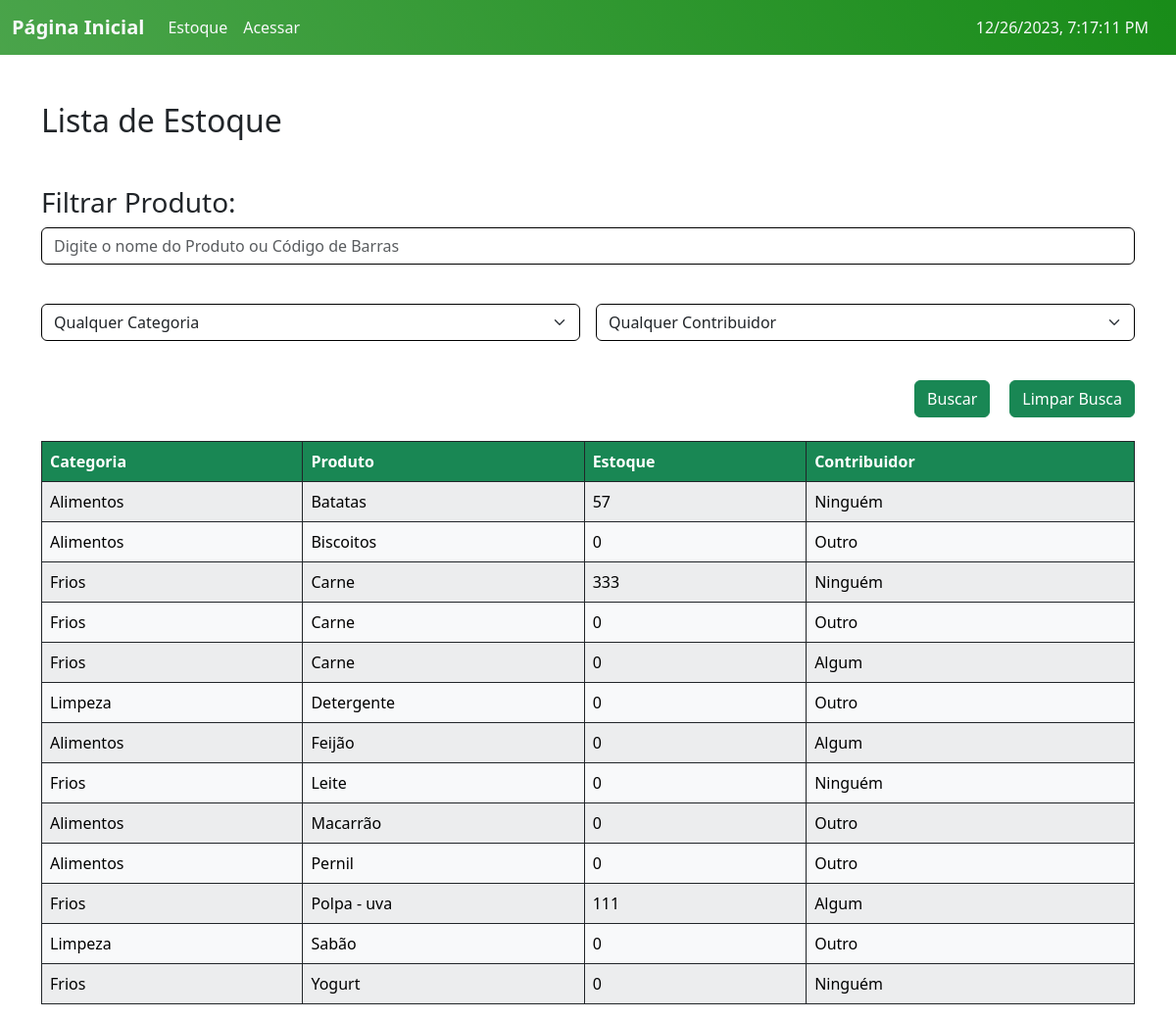
/Estoque/, run on the app's committed database.
### ABSJ/models.py (models this page shows, shortened)
class Produto(models.Model):
    user = models.ForeignKey(User, on_delete=models.CASCADE)
    categoria = models.ForeignKey(Categoria, on_delete=models.CASCADE, null=True)
    contribuidor = models.ForeignKey(Contribuidor, on_delete=models.CASCADE, null=True)
    produto = models.CharField(max_length=200)
    codigo = models.PositiveIntegerField(unique=True)
    estoque = models.PositiveIntegerField(default=0)
    validade = models.DateField()
    tempo_ultima_atualizacao = models.DateField(default=date.today)
    quantidade_dias = models.IntegerField(default=0)
    class Meta:
        ordering = ['produto']

class Categoria(models.Model):
    categoria = models.CharField(max_length=100, unique=True)
    class Meta:
        ordering = ['categoria']
    def __str__(self):
        return self.categoria

class Contribuidor(models.Model):
    contribuidor = models.CharField(max_length=250, unique=True)
    tipocontribuidor = models.CharField(choices=CONTRIBUIDOR, max_length=10)
    tempo = models.DateField()
    tempo_ultima_atualizacao = models.DateField(default=date.today)
    quantidade_dias = models.PositiveIntegerField(default=0)
    observacoes = models.TextField(blank=True, null=True)
    class Meta:
        ordering = ['tempo']
    def __str__(self):
        return self.contribuidor

### ABSJ/views.py (the view, shortened to what this page needs)
# urls.py: path('Estoque/', v.estoque, name='estoque'),
def estoque(request):
    produtos = m.Produto.objects.all()
    categorias = m.Categoria.objects.all()
    contribuidores = m.Contribuidor.objects.all()
    busca = request.GET.get('busca')
    categoria_id = request.GET.get('categoria')
    contribuidor_id = request.GET.get('contribuidor')
    if categoria_id:
        produtos = produtos.filter(categoria__id=categoria_id)
    if contribuidor_id:
        produtos = produtos.filter(contribuidor__id=contribuidor_id)
    return render (request, 'list_Estoque.html', {'produtos':produtos, 'categorias':categorias, 'contribuidores':contribuidores})

### templates/list_Estoque.html (shortened to what this page needs)
{% extends 'home.html' %}
{% load static %}
{% block content %}
<div class="container mt-5">
  <h2 class="mb-5">Lista de Estoque</h2>
  <h3 class="mt-3">Filtrar Produto:</h3>
<form class="row g-3" action="{% url 'estoque' %}" method="GET">
  <div class="col-12">
    <input class="form-control mb-4" type="text" name="busca" placeholder="Digite o nome do Produto ou Código de Barras">
  </div>
  <div class="col-md-6">
      <select class="form-select mb-4" name="categoria">
          <option value="" selected>Qualquer Categoria</option>
      </select>
    </div>
    <div class="col-md-6">
      <select class="form-select mb-4" name="contribuidor">
          <option value="" selected>Qualquer Contribuidor</option>
      </select>
    </div>
    <div class="d-flex justify-content-end mb-4">
      <input class="btn btn-success" type="submit" value="Buscar">
      <a class="btn btn-success"style="margin-left: 20px;" href="{% url 'estoque' %}">Limpar Busca</a>
    </div>
</form>
  <div class="table-responsive">
    <table class="table table-striped table-bordered table-hover border-dark">
      <thead id="customTableHead" class="thead-dark table-custom">
        <tr>
          <th scope="col">Categoria</th>
          <th scope="col">Produto</th>
          <th scope="col">Estoque</th>
          <th scope="col">Contribuidor</th>
        </tr>
      </thead>
      <tbody>
        {% if produtos %}
        {% for p in produtos %}
          <tr class="table-light border-dark custom-links specific-link">
            <td><a href="{% url 'Categoria_read' id=p.categoria.id %}" class="specific-link">{{ p.categoria }}</a></td>
            <td><a href="{% url 'Produto_read' id=p.id %}" class="specific-link">{{ p.produto }}</a></td>
            <td>{{ p.estoque }}</td>
            <td><a href="{% url 'Contribuidor_read' id=p.contribuidor.id %}" class="specific-link">{{ p.contribuidor }}</a></td>
          </tr>
          {% endfor %}
          {% else %}
          <tr>
            <td class="text-center p-5" colspan="5">Sem resultados encontrados :C</td>
          </tr>
          {% endif %}
      </tbody>
    </table>
  </div>
  </div>
{% endblock %}

### static/css/styles.css (style rules this page uses)
input.form-control, select.form-select { border-color: #000000; }
.custom-links .specific-link { text-decoration: none; }
.custom-links .specific-link { color: #000000; }
#customTableHead th { background-color: #198754; color: #fff; }

### data on the page
Produto: categoria "Alimentos", produto "Batatas", estoque "57", contribuidor "Ninguém"
Produto: categoria "Alimentos", produto "Biscoitos", estoque "0", contribuidor "Outro"
Produto: categoria "Frios", produto "Carne", estoque "333", contribuidor "Ninguém"
Produto: categoria "Frios", produto "Carne", estoque "0", contribuidor "Outro"
Produto: categoria "Frios", produto "Carne", estoque "0", contribuidor "Algum"
Produto: categoria "Limpeza", produto "Detergente", estoque "0", contribuidor "Outro"
Produto: categoria "Alimentos", produto "Feijão", estoque "0", contribuidor "Algum"
Produto: categoria "Frios", produto "Leite", estoque "0", contribuidor "Ninguém"
Produto: categoria "Alimentos", produto "Macarrão", estoque "0", contribuidor "Outro"
Produto: categoria "Alimentos", produto "Pernil", estoque "0", contribuidor "Outro"
Produto: categoria "Frios", produto "Polpa - uva", estoque "111", contribuidor "Algum"
Produto: categoria "Limpeza", produto "Sabão", estoque "0", contribuidor "Outro"
Produto: categoria "Frios", produto "Yogurt", estoque "0", contribuidor "Ninguém"
